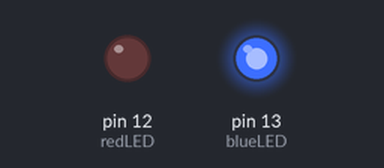
Bench run of a sketch on a simulated Arduino Uno, built with avr-gcc and run on an emulated ATmega328P. Shown: output pins drawn as LEDs (lit = HIGH).

Above: at 0.2 s.
At 5.3 s:
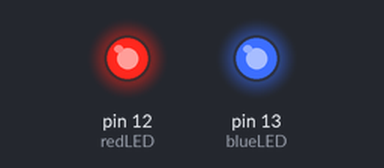
At 11.3 s:
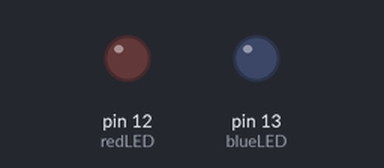
At 17.8 s:
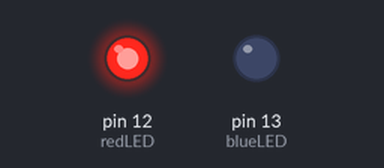
Timing chart, 0 to 18.3 s (numbered marks = the images above):
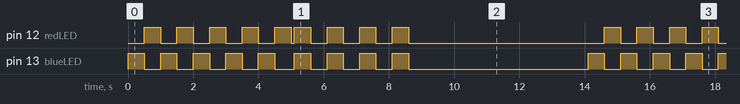

The sketch:

lab_1_level_3.ino
```cpp
//Sebastian Bruce
//Date: Sept 7 2023
//Description: Lab 3 - Control 2 LEDS in sequence with for loops

//Variables
int blueLED = 13;//LED Connected to port 13
int redLED = 12;//LED Connected to port 12

//input/output, runs once
void setup()
{
pinMode(blueLED, OUTPUT);
pinMode(redLED, OUTPUT);
}

//set up functions to pull in loop
void alternateLights()
{
  //for loop runs 5 times before passing
  for (int i = 0; i < 5; i++)//sets i to 0, checks its less than 5, adds 1
  {
  digitalWrite(blueLED, HIGH);//turn LED on
  delay(500); // Wait for 500 millisecond(s)
  digitalWrite(blueLED, LOW);//turn LED off
  digitalWrite(redLED, HIGH);//turn LED on
  delay(500); // Wait for 500 millisecond(s)
  digitalWrite(redLED, LOW);//turn LED off
  }
}

void flashBoth()
{
  //for loop runs 4 times before passing
  for (int i = 0; i < 4; i++)//sets i to 0, checks its less than 4, adds 1
  {
  digitalWrite(blueLED, HIGH);//turn LED on
  digitalWrite(redLED, HIGH);//turn LED on
  delay(500); // Wait for 500 millisecond(s)
  digitalWrite(blueLED, LOW);//turn LED off
  digitalWrite(redLED, LOW);//turn LED off
  delay(500); // Wait for 500 millisecond(s)
  }
}

//main loop, runs forevr
void loop()
{
  alternateLights();//pull function
  digitalWrite(blueLED, LOW);//Turns off remaining light
  delay(100);
  flashBoth();//pull function
  delay(5000);//end of loop
}
```

Measured:
- by itself, pin 12 (redLED): repeats every 14.1 s: 4 × (LOW 0.50 s, HIGH 0.50 s), LOW 0.10 s, 3 × (HIGH 0.50 s, LOW 0.50 s), HIGH 0.50 s, LOW 6.0 s, HIGH 0.50 s
- by itself, pin 13 (blueLED): repeats every 14.1 s: 4 × (LOW 0.50 s, HIGH 0.50 s), LOW 0.60 s, 3 × (HIGH 0.50 s, LOW 0.50 s), HIGH 0.50 s, LOW 5.5 s, HIGH 0.50 s
- by itself, everything shown: repeats every 14.1 s, in 19 steps
